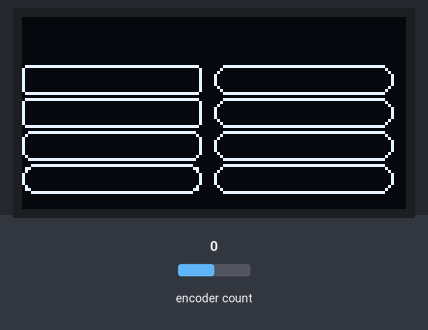
Bench run of a sketch on a simulated Arduino Uno, built with avr-gcc and run on an emulated ATmega328P. Parts: 128×64 one-colour display. The inputs (shaded band) are chosen by the test bench; at power-on: encoder count 0.

Above: at 0.1 s.

The sketch:

UI_Test.ino
```cpp
#include <Wire.h>
#include <Adafruit_GFX.h>
#include <Adafruit_SSD1306.h>
#include <Encoder.h>
#define SCREEN_WIDTH 128 // OLED display width, in pixels
#define SCREEN_HEIGHT 64 // OLED display height, in pixels
#define OLED_RESET     -1 // Reset pin # (or -1 if sharing Arduino reset pin)
#define SCREEN_ADDRESS 0x3D ///< See datasheet for Address; 0x3D for 128x64, 0x3C for 128x32
Adafruit_SSD1306 display(SCREEN_WIDTH, SCREEN_HEIGHT, &Wire, OLED_RESET);
#define PIN_DT  2  // Connect to CLK
#define PIN_CLK 3  // Connect to DT
#define PIN_SW  4  // Connect to SW (button)
#define SIDE_SW 12
#define RED_LED_PIN 6
// Create a RotaryEncoder instance
Encoder encoder(PIN_CLK, PIN_DT);
#define NUMBER_of_OPTIONS 8 //Number of items in list

void setup() {
  pinMode(PIN_SW, INPUT_PULLUP); // Button connected with pull-up
  pinMode(SIDE_SW, INPUT_PULLUP); // Button connected with pull-up
  // SSD1306_SWITCHCAPVCC = generate display voltage from 3.3V internally
  if(!display.begin(SSD1306_SWITCHCAPVCC, 0x3C)) {
    Serial.println(F("SSD1306 allocation failed"));
    for(;;);                 // Same as "while(true);"
  }
  display.clearDisplay();
  display.display();
  Serial.begin(9600);

  setVeryDim();

  bool lockScreen=true;
  //Lock_Screen();    //skip this for now
} //setup end

void setVeryDim() {
  // 1) Contrast register — leave at a non‑zero value so text is still visible
  display.ssd1306_command(SSD1306_SETCONTRAST);  // 0x81
  display.ssd1306_command(0x02);                 // 0x01 was ok; 0x02 keeps a little headroom

  // 2) Pre‑charge period — command 0xD9
  display.ssd1306_command(0xD9);
  display.ssd1306_command(0x11);  // Phase 1 = 1 DCLK, Phase 2 = 1 DCLK  (0xXY: X=phase2, Y=phase1)
}

void loop() {
  display.clearDisplay();
  display.drawRoundRect(0, 16, 60, 10, 1, SSD1306_WHITE);
  display.drawRoundRect(0, 27, 60, 10, 2, SSD1306_WHITE);
  display.drawRoundRect(0, 38, 60, 10, 3, SSD1306_WHITE);
  display.drawRoundRect(0, 49, 60, 10, 4, SSD1306_WHITE);
  display.drawRoundRect(64, 16, 60, 10, 5, SSD1306_WHITE);
  display.drawRoundRect(64, 27, 60, 10, 6, SSD1306_WHITE);
  display.drawRoundRect(64, 38, 60, 10, 7, SSD1306_WHITE);
  display.drawRoundRect(64, 49, 60, 10, 8, SSD1306_WHITE);
  //display.drawRoundRect(int16_t x0, int16_t y0, int16_t w, int16_t h, int16_t radius, uint16_t color)
  display.display();
  delay(10000000);
}
```
